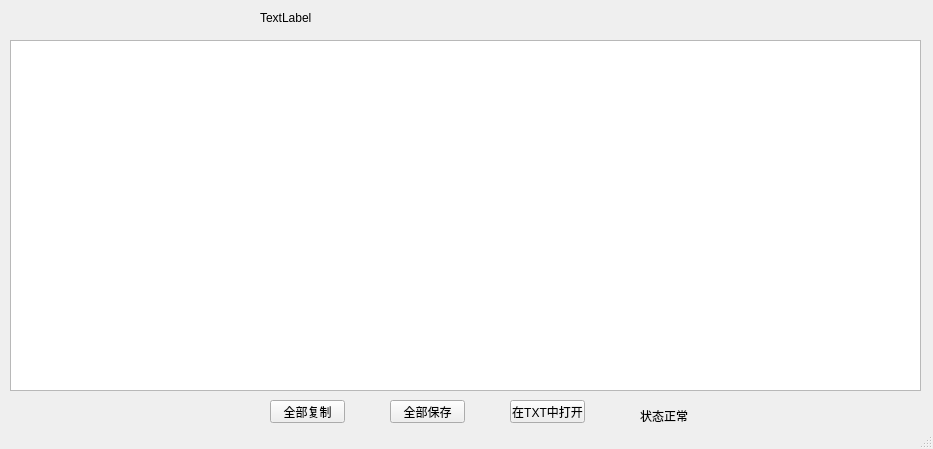
<?xml version="1.0" encoding="UTF-8"?>
<ui version="4.0">
 <class>SyslogWindow</class>
 <widget class="QMainWindow" name="SyslogWindow">
  <property name="geometry">
   <rect>
    <x>0</x>
    <y>0</y>
    <width>933</width>
    <height>449</height>
   </rect>
  </property>
  <property name="windowTitle">
   <string>HTT - syslog server</string>
  </property>
  <widget class="QWidget" name="centralwidget">
   <widget class="QTextBrowser" name="syslog_text">
    <property name="geometry">
     <rect>
      <x>10</x>
      <y>40</y>
      <width>911</width>
      <height>351</height>
     </rect>
    </property>
   </widget>
   <widget class="QLabel" name="syslog_lab_title">
    <property name="geometry">
     <rect>
      <x>260</x>
      <y>10</y>
      <width>121</width>
      <height>16</height>
     </rect>
    </property>
    <property name="text">
     <string>TextLabel</string>
    </property>
   </widget>
   <widget class="QPushButton" name="syslog_btn_copy">
    <property name="geometry">
     <rect>
      <x>270</x>
      <y>400</y>
      <width>75</width>
      <height>23</height>
     </rect>
    </property>
    <property name="text">
     <string>全部复制</string>
    </property>
   </widget>
   <widget class="QPushButton" name="syslog_btn_save">
    <property name="geometry">
     <rect>
      <x>390</x>
      <y>400</y>
      <width>75</width>
      <height>23</height>
     </rect>
    </property>
    <property name="text">
     <string>全部保存</string>
    </property>
   </widget>
   <widget class="QPushButton" name="syslog_btn_open_in_txt">
    <property name="geometry">
     <rect>
      <x>510</x>
      <y>400</y>
      <width>75</width>
      <height>23</height>
     </rect>
    </property>
    <property name="text">
     <string>在TXT中打开</string>
    </property>
   </widget>
   <widget class="QLabel" name="syslog_lab_state">
    <property name="geometry">
     <rect>
      <x>640</x>
      <y>410</y>
      <width>54</width>
      <height>12</height>
     </rect>
    </property>
    <property name="text">
     <string>状态正常</string>
    </property>
   </widget>
  </widget>
  <widget class="QStatusBar" name="statusbar"/>
 </widget>
 <resources/>
 <connections/>
</ui>
